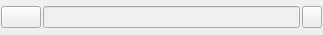
<?xml version="1.0" encoding="UTF-8"?>
<ui version="4.0">
 <class>RunApp</class>
 <widget class="QWidget" name="RunApp">
  <property name="geometry">
   <rect>
    <x>0</x>
    <y>0</y>
    <width>323</width>
    <height>35</height>
   </rect>
  </property>
  <property name="windowTitle">
   <string>Run Application</string>
  </property>
  <property name="windowIcon">
   <iconset resource="vTrazer.qrc">
    <normaloff>:/img/online</normaloff>:/img/online</iconset>
  </property>
  <layout class="QHBoxLayout" name="horizontalLayout">
   <property name="spacing">
    <number>2</number>
   </property>
   <property name="leftMargin">
    <number>1</number>
   </property>
   <property name="topMargin">
    <number>1</number>
   </property>
   <property name="rightMargin">
    <number>1</number>
   </property>
   <property name="bottomMargin">
    <number>1</number>
   </property>
   <item>
    <widget class="QPushButton" name="connectButton">
     <property name="text">
      <string/>
     </property>
     <property name="iconSize">
      <size>
       <width>20</width>
       <height>20</height>
      </size>
     </property>
     <property name="checkable">
      <bool>false</bool>
     </property>
    </widget>
   </item>
   <item>
    <widget class="QLineEdit" name="connectCommand">
     <property name="enabled">
      <bool>false</bool>
     </property>
    </widget>
   </item>
   <item>
    <widget class="QPushButton" name="editCommand">
     <property name="maximumSize">
      <size>
       <width>20</width>
       <height>16777215</height>
      </size>
     </property>
     <property name="toolTip">
      <string>Edit Run Command</string>
     </property>
     <property name="text">
      <string/>
     </property>
     <property name="icon">
      <iconset resource="vTrazer.qrc">
       <normaloff>:/img/config</normaloff>:/img/config</iconset>
     </property>
     <property name="iconSize">
      <size>
       <width>16</width>
       <height>16</height>
      </size>
     </property>
    </widget>
   </item>
  </layout>
 </widget>
 <resources>
  <include location="vTrazer.qrc"/>
 </resources>
 <connections/>
</ui>
